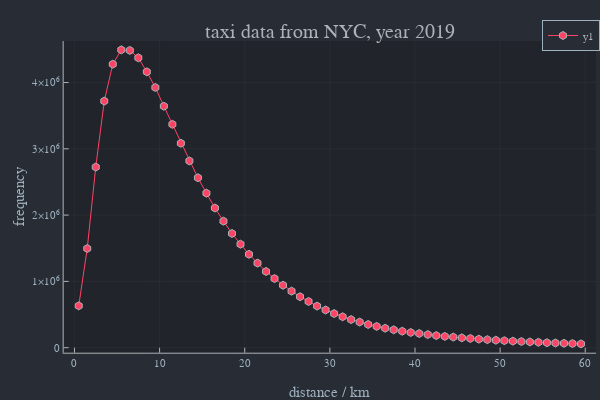

Here is the notebook cell this chart was saved with:
### Markdown cell above
#### travel times

### Code cell
plot(x,y,marker=:hex,xlab="distance / km",ylab="frequency",title="taxi data from NYC, year 2019")

### Figure 1 — Plotly figure (JSON) as saved in the notebook; plotly's stock layout.template omitted (floating-point values rounded to 4 significant figures)
{"data": [{"colorbar": {"title": {"text": ""}}, "legendgroup": "y1", "line": {"color": "rgba(254, 67, 101, 1.000)", "dash": "solid", "shape": "linear", "width": 1}, "marker": {"color": "rgba(254, 67, 101, 1.000)", "line": {"color": "rgba(173, 178, 183, 1.000)", "width": 1}, "size": 8, "symbol": "hexagon"}, "mode": "lines+markers", "name": "y1", "showlegend": true, "type": "scatter", "x": [0.5, 1.5, 2.5, 3.5, 4.5, 5.5, 6.5, 7.5, 8.5, 9.5, 10.5, 11.5, 12.5, 13.5, 14.5, 15.5, 16.5, 17.5, 18.5, 19.5, 20.5, 21.5, 22.5, 23.5, 24.5, 25.5, 26.5, 27.5, 28.5, 29.5, 30.5, 31.5, 32.5, 33.5, 34.5, 35.5, 36.5, 37.5, 38.5, 39.5, 40.5, 41.5, 42.5, 43.5, 44.5, 45.5, 46.5, 47.5, 48.5, 49.5, 50.5, 51.5, 52.5, 53.5, 54.5, 55.5, 56.5, 57.5, 58.5, 59.5], "xaxis": "x", "y": [631071, 1495901, 2724384, 3720019, 4276969, 4492797, 4484500, 4372848, 4161260, 3925352, 3642865, 3369760, 3083758, 2817551, 2563687, 2331096, 2107062, 1909025, 1722746, 1561554, 1408967, 1275958, 1149973, 1042241, 941553, 852966, 768597, 697053, 627487, 568494, 514506, 466351, 423815, 386523, 349989, 321094, 293242, 269912, 248223, 229367, 213328, 197743, 182859, 170448, 159850, 148207, 138696, 128913, 121380, 112622, 105667, 98756, 92625, 86221, 81419, 75135, 71098, 66090, 61609, 57258], "yaxis": "y", "zmax": null, "zmin": null}], "layout": {"annotations": [{"font": {"color": "rgba(173, 178, 183, 1.000)", "family": "sans-serif", "size": 20}, "rotation": 0, "showarrow": false, "text": "taxi data from NYC, year 2019", "x": 0.5498, "xanchor": "center", "xref": "paper", "y": 1, "yanchor": "top", "yref": "paper"}], "height": 400, "legend": {"bgcolor": "rgba(40, 44, 52, 1.000)", "bordercolor": "rgba(158, 177, 190, 1.000)", "borderwidth": 1, "font": {"color": "rgba(173, 178, 183, 1.000)", "family": "sans-serif", "size": 11}, "title": {"font": {"color": "rgba(173, 178, 183, 1.000)", "family": "sans-serif", "size": 15}, "text": ""}, "tracegroupgap": 0, "traceorder": "normal", "x": 1, "xanchor": "auto", "y": 1, "yanchor": "auto"}, "margin": {"b": 20, "l": 0, "r": 0, "t": 20}, "paper_bgcolor": "rgba(40, 44, 52, 1.000)", "plot_bgcolor": "rgba(33, 37, 43, 1.000)", "showlegend": true, "width": 600, "xaxis": {"anchor": "y", "domain": [0.1061, 0.9934], "gridcolor": "rgba(173, 178, 183, 0.100)", "gridwidth": 0.5, "linecolor": "rgba(173, 178, 183, 1.000)", "mirror": false, "range": [-1.27, 61.27], "showgrid": true, "showline": true, "showticklabels": true, "tickangle": 0, "tickcolor": "rgb(173, 178, 183)", "tickfont": {"color": "rgba(158, 177, 190, 1.000)", "family": "sans-serif", "size": 11}, "tickmode": "array", "ticks": "inside", "ticktext": ["0", "10", "20", "30", "40", "50", "60"], "tickvals": [0, 10, 20, 30, 40, 50, 60], "title": {"font": {"color": "rgba(158, 177, 190, 1.000)", "family": "sans-serif", "size": 15}, "text": "distance / km"}, "type": "linear", "visible": true, "zeroline": false, "zerolinecolor": "rgba(173, 178, 183, 1.000)"}, "yaxis": {"anchor": "x", "domain": [0.07581, 0.9415], "gridcolor": "rgba(173, 178, 183, 0.100)", "gridwidth": 0.5, "linecolor": "rgba(173, 178, 183, 1.000)", "mirror": false, "range": [-75810.0, 4626000.0], "showgrid": true, "showline": true, "showticklabels": true, "tickangle": 0, "tickcolor": "rgb(173, 178, 183)", "tickfont": {"color": "rgba(158, 177, 190, 1.000)", "family": "sans-serif", "size": 11}, "tickmode": "array", "ticks": "inside", "ticktext": ["0", "1×10⁶", "2×10⁶", "3×10⁶", "4×10⁶"], "tickvals": [0, 1000000, 2000000, 3000000, 4000000], "title": {"font": {"color": "rgba(158, 177, 190, 1.000)", "family": "sans-serif", "size": 15}, "text": "frequency"}, "type": "linear", "visible": true, "zeroline": false, "zerolinecolor": "rgba(173, 178, 183, 1.000)"}}}
